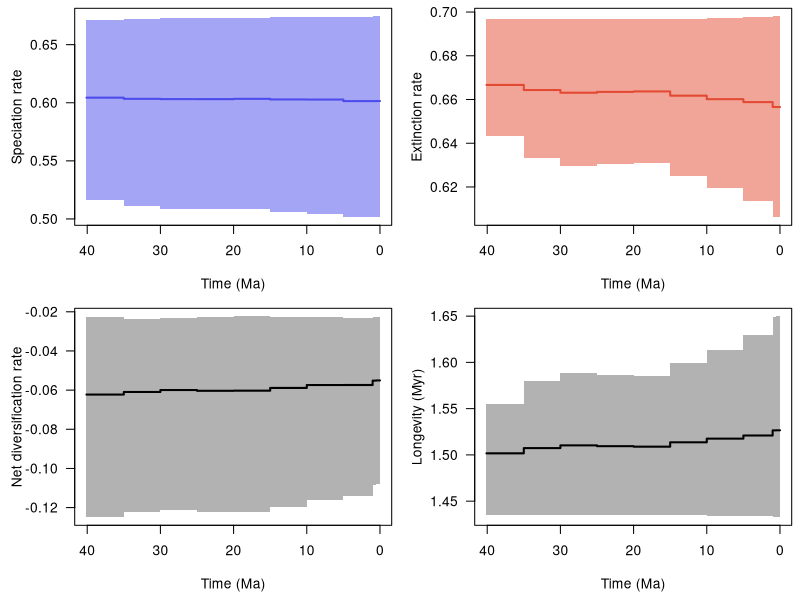

R code for this plot:
pdf(file='C:/Users/SimoesLabAdmin/Documents/PyRate/example_files/BDNN_examples/Carnivora/pyrate_mcmc_logs/Carnivora_1_G_BDS_BDNN_16_8TVc_RTT.pdf', width = 9, height = 6, useDingbats = FALSE)

layout(matrix(1:4, ncol = 2, nrow = 2, byrow = TRUE))
par(las = 1, mar = c(4.5, 4.5, 0.5, 0.5))
time_vec=c(40.106191248436055, 35.00001,35.0,30.00001,30.0,25.00001,25.0,20.00001,20.0,15.00001,15.0,10.00001,10.0,5.00001,5.0,1.00001,1.0,0.50001,0.5,0.0)
sp_mean=c(0.6043844540018078, 0.6043844540018078,0.6033816694474973,0.6033816694474973,0.603146131950332,0.603146131950332,0.6031192679645234,0.6031192679645234,0.6033986886163805,0.6033986886163805,0.6028614416067294,0.6028614416067294,0.6027514555453173,0.6027514555453173,0.601418920214852,0.601418920214852,0.6014338696412497,0.6014338696412497,0.6014899480377707,0.6014899480377707)
sp_lwr=c(0.5165853610727518, 0.5165853610727518,0.5107589830956513,0.5107589830956513,0.5083774506373514,0.5083774506373514,0.5081529612674021,0.5081529612674021,0.5085306929611976,0.5085306929611976,0.5056950725117827,0.5056950725117827,0.5046827138058074,0.5046827138058074,0.502064450778645,0.502064450778645,0.5014523792900475,0.5014523792900475,0.5016234008591433,0.5016234008591433)
sp_upr=c(0.6714599965430073, 0.6714599965430073,0.6720394656446198,0.6720394656446198,0.6726688552315097,0.6726688552315097,0.672849131510936,0.672849131510936,0.6730632350964706,0.6730632350964706,0.6735389401527333,0.6735389401527333,0.6738571988723828,0.6738571988723828,0.6736607411078901,0.6736607411078901,0.6743816040811317,0.6743816040811317,0.6743728556345615,0.6743728556345615)
ex_mean=c(0.6666647602622904, 0.6666647602622904,0.6643321611307993,0.6643321611307993,0.6630934386857101,0.6630934386857101,0.663470068044197,0.663470068044197,0.6636834626232239,0.6636834626232239,0.6617497797882457,0.6617497797882457,0.660148983753293,0.660148983753293,0.6588018381797269,0.6588018381797269,0.6565838761534134,0.6565838761534134,0.6565562014444426,0.6565562014444426)
ex_lwr=c(0.6431249997044688, 0.6431249997044688,0.6331229518335486,0.6331229518335486,0.6297010070066068,0.6297010070066068,0.6304544156136628,0.6304544156136628,0.6307818948335405,0.6307818948335405,0.6251913816495759,0.6251913816495759,0.6196109509896858,0.6196109509896858,0.6136308930961086,0.6136308930961086,0.6063739087448272,0.6063739087448272,0.606148069305211,0.606148069305211)
ex_upr=c(0.69670045450607, 0.69670045450607,0.696987968752361,0.696987968752361,0.6969077989267928,0.6969077989267928,0.6968960156307212,0.6968960156307212,0.6968264087314868,0.6968264087314868,0.6969848680856819,0.6969848680856819,0.6971133360069451,0.6971133360069451,0.6975239936930437,0.6975239936930437,0.6979735255353002,0.6979735255353002,0.698030459197184,0.698030459197184)
div_mean=c(-0.06228030626048264, -0.06228030626048264,-0.06095049168330194,-0.06095049168330194,-0.05994730673537813,-0.05994730673537813,-0.06035080007967368,-0.06035080007967368,-0.060284774006842845,-0.060284774006842845,-0.058888338181516786,-0.058888338181516786,-0.057397528207975286,-0.057397528207975286,-0.057382917964875206,-0.057382917964875206,-0.05515000651216411,-0.05515000651216411,-0.05506625340667189,-0.05506625340667189)
div_lwr=c(-0.12492934459190441, -0.12492934459190441,-0.12236396873789734,-0.12236396873789734,-0.1213235563692554,-0.1213235563692554,-0.12230145434626072,-0.12230145434626072,-0.12225120187234295,-0.12225120187234295,-0.11949630913779319,-0.11949630913779319,-0.11602566617701104,-0.11602566617701104,-0.11407238568612599,-0.11407238568612599,-0.10856668567346806,-0.10856668567346806,-0.10817368976064301,-0.10817368976064301)
div_upr=c(-0.022433894607578053, -0.022433894607578053,-0.023469053930402106,-0.023469053930402106,-0.023033862061254795,-0.023033862061254795,-0.02267722466858757,-0.02267722466858757,-0.022323928240400526,-0.022323928240400526,-0.02250809301985157,-0.02250809301985157,-0.022634250518055232,-0.022634250518055232,-0.023378798927774613,-0.023378798927774613,-0.022891865342585693,-0.022891865342585693,-0.022901448094306276,-0.022901448094306276)
long_mean=c(1.501699513632666, 1.501699513632666,1.5073477350048181,1.5073477350048181,1.5103263496813428,1.5103263496813428,1.5094234226721166,1.5094234226721166,1.508911135226551,1.508911135226551,1.5136267120591438,1.5136267120591438,1.517563751871894,1.517563751871894,1.520952986736689,1.520952986736689,1.526528601286265,1.526528601286265,1.5266084949024297,1.5266084949024297)
long_lwr=c(1.4353370857335754, 1.4353370857335754,1.4347449953692082,1.4347449953692082,1.4349100433944861,1.4349100433944861,1.4349343052204948,1.4349343052204948,1.4350776426806424,1.4350776426806424,1.4347513780988825,1.4347513780988825,1.4344869741382158,1.4344869741382158,1.4336424396033973,1.4336424396033973,1.4327190980962567,1.4327190980962567,1.432602240810689,1.432602240810689)
long_upr=c(1.554907678071174, 1.554907678071174,1.5794720395208566,1.5794720395208566,1.5880552657104263,1.5880552657104263,1.586157500422349,1.586157500422349,1.585334024629692,1.585334024629692,1.59951021295509,1.59951021295509,1.6139159554922817,1.6139159554922817,1.629644157833131,1.629644157833131,1.6491474741549568,1.6491474741549568,1.6497619156755483,1.6497619156755483)
xlim = c(40.106191248436055, 0.0)
ylim = c(0.5014523792900475, 0.6743816040811317)
not_NA = !is.na(sp_mean)
plot(time_vec[not_NA], sp_mean[not_NA], type = 'n', xlim = xlim, ylim = ylim, xlab = 'Time (Ma)', ylab = 'Speciation rate')
polygon(c(time_vec[not_NA], rev(time_vec[not_NA])), c(sp_lwr[not_NA], rev(sp_upr[not_NA])), col = adjustcolor('#4c4cec', alpha = 0.5), border = NA)
lines(time_vec[not_NA], sp_mean[not_NA], col = '#4c4cec', lwd = 2)
ylim = c(0.606148069305211, 0.698030459197184)
not_NA = !is.na(ex_mean)
plot(time_vec[not_NA], ex_mean[not_NA], type = 'n', xlim = xlim, ylim = ylim, xlab = 'Time (Ma)', ylab = 'Extinction rate')
polygon(c(time_vec[not_NA], rev(time_vec[not_NA])), c(ex_lwr[not_NA], rev(ex_upr[not_NA])), col = adjustcolor('#e34a33', alpha = 0.5), border = NA)
lines(time_vec[not_NA], ex_mean[not_NA], col = '#e34a33', lwd = 2)
ylim = c(-0.12492934459190441, -0.022323928240400526)
not_NA = !is.na(div_mean)
plot(time_vec[not_NA], div_mean[not_NA], type = 'n', xlim = xlim, ylim = ylim, xlab = 'Time (Ma)', ylab = 'Net diversification rate')
polygon(c(time_vec[not_NA], rev(time_vec[not_NA])), c(div_lwr[not_NA], rev(div_upr[not_NA])), col = adjustcolor('black', alpha = 0.3), border = NA)
lines(time_vec[not_NA], div_mean[not_NA], col = 'black', lwd = 2)
abline(h = 0, col = 'red', lty = 2)
ylim = c(1.432602240810689, 1.6497619156755483)
not_NA = !is.na(long_mean)
plot(time_vec[not_NA], long_mean[not_NA], type = 'n', xlim = xlim, ylim = ylim, xlab = 'Time (Ma)', ylab = 'Longevity (Myr)')
polygon(c(time_vec[not_NA], rev(time_vec[not_NA])), c(long_lwr[not_NA], rev(long_upr[not_NA])), col = adjustcolor('black', alpha = 0.3), border = NA)
lines(time_vec[not_NA], long_mean[not_NA], col = 'black', lwd = 2)
dev.off()